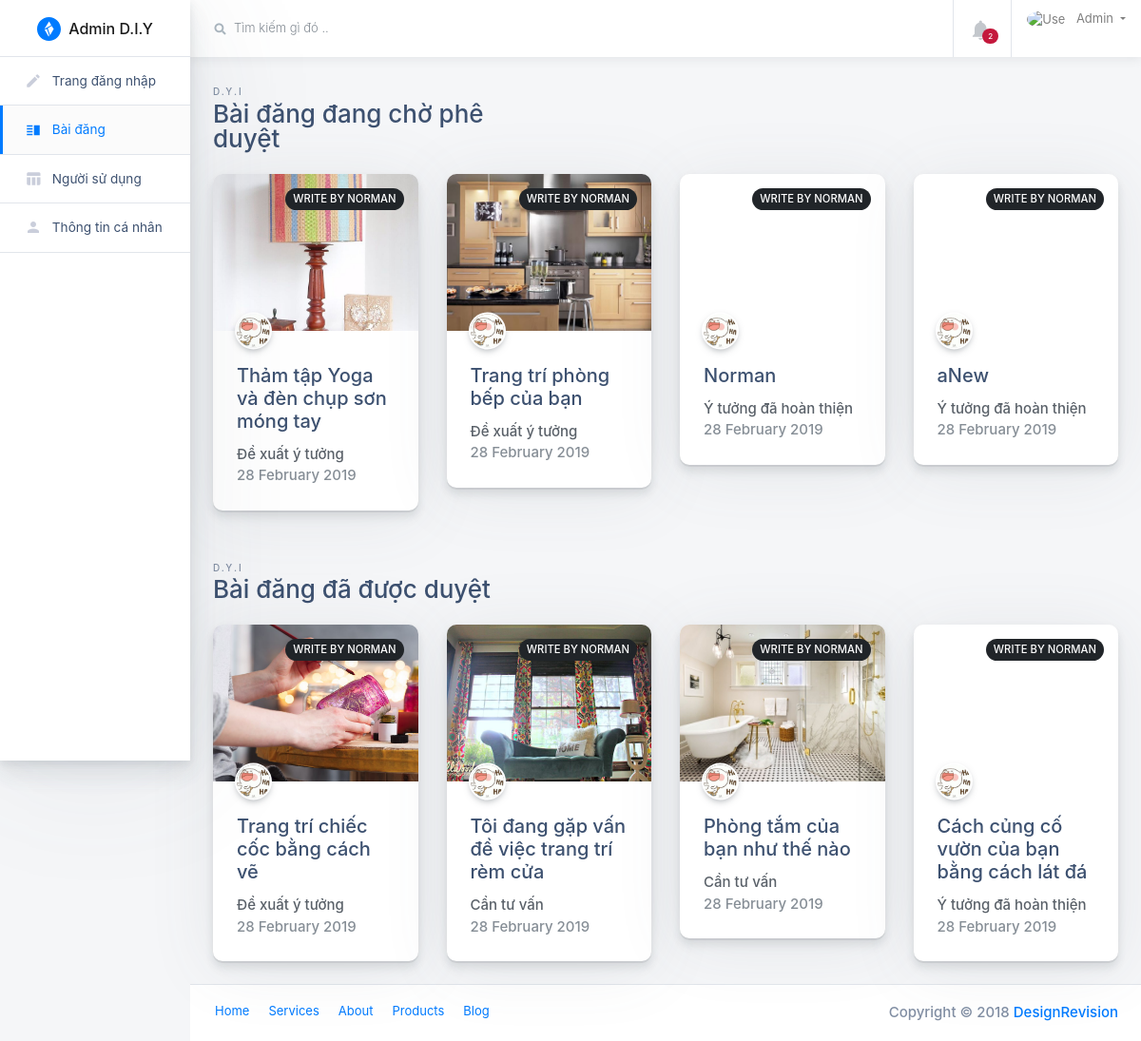
The page /src/Admin/components-blog-posts.php on the database its author committed.
### tables this page shows
CREATE TABLE `news` (
  `id` int(8) NOT NULL,
  `username` varchar(500) NOT NULL,
  `title` varchar(2000) NOT NULL,
  `category` varchar(200) NOT NULL,
  `status` varchar(2000) NOT NULL,
  `link_image` varchar(200) NOT NULL,
  `allowed` tinyint(1) NOT NULL,
  `content_post` longtext DEFAULT NULL,
  `material` int(8) NOT NULL,
  `cost` varchar(10) DEFAULT NULL,
  `time_do` varchar(200) NOT NULL,
  `chooseLevel` varchar(200) NOT NULL
);

### src/Admin/components-blog-posts.php (the view, shortened to what this page needs)
<?php
include "../../public/php/connect.php";
?>
<!doctype html>
<html class="no-js h-100" lang="en">
<head>
    <link href="https://use.fontawesome.com/releases/v5.0.6/css/all.css" rel="stylesheet">
    <link rel="stylesheet" href="https://stackpath.bootstrapcdn.com/bootstrap/4.1.3/css/bootstrap.min.css"
>
    <link rel="stylesheet" id="main-stylesheet" data-version="1.1.0" href="styles/shards-dashboards.1.1.0.min.css">
    <link rel="stylesheet" href="styles/extras.1.1.0.min.css">
	<link rel="stylesheet" href="button.css">
</head>
<body class="h-100">
<div class="container-fluid">
    <div class="row">
        <aside class="main-sidebar col-12 col-md-3 col-lg-2 px-0">
            <div class="main-navbar">
                <nav class="navbar align-items-stretch navbar-light bg-white flex-md-nowrap border-bottom p-0">
                    <a class="navbar-brand w-100 mr-0" href="#" style="line-height: 25px;">
                        <div class="d-table m-auto">
                            <img id="main-logo" class="d-inline-block align-top mr-1" style="max-width: 25px;"
                                 src="images/shards-dashboards-logo.svg" alt="Shards Dashboard">
                            <span class="d-none d-md-inline ml-1">Admin D.I.Y</span>
                        </div>
                    </a>
                </nav>
            </div>
            <div class="nav-wrapper">
                <ul class="nav flex-column">
                    <li class="nav-item">
                        <a class="nav-link" href="index.html">
                            <i class="material-icons">edit</i>
                            <span>Trang đăng nhập</span>
                        </a>
                    </li>
                    <li class="nav-item">
                        <a class="nav-link active " href="components-blog-posts.php">
                            <i class="material-icons">vertical_split</i>
                            <span>Bài đăng</span>
                        </a>
                    </li>
                    <li class="nav-item">
                        <a class="nav-link " href="tables.php">
                            <i class="material-icons">table_chart</i>
                            <span>Người sử dụng</span>
                        </a>
                    </li>
                    <li class="nav-item">
                        <a class="nav-link " href="user-profile-lite.html">
                            <i class="material-icons">person</i>
                            <span>Thông tin cá nhân</span>
                        </a>
                    </li>
                </ul>
            </div>
        </aside>
        <main class="main-content col-lg-10 col-md-9 col-sm-12 p-0 offset-lg-2 offset-md-3">
            <div class="main-navbar sticky-top bg-white">
                <nav class="navbar align-items-stretch navbar-light flex-md-nowrap p-0">
                    <form action="#" class="main-navbar__search w-100 d-none d-md-flex d-lg-flex">
                        <div class="input-group input-group-seamless ml-3">
                            <div class="input-group-prepend">
                                <div class="input-group-text">
                                    <i class="fas fa-search"></i>
                                </div>
                            </div>
                            <input class="navbar-search form-control" type="text" placeholder="Tìm kiếm gì đó .."
                                   aria-label="Search"></div>
                    </form>
                    <ul class="navbar-nav border-left flex-row ">
                        <li class="nav-item border-right dropdown notifications">
                            <a class="nav-link nav-link-icon text-center" href="#" role="button" id="dropdownMenuLink"
                               data-toggle="dropdown" aria-haspopup="true" aria-expanded="false">
                                <div class="nav-link-icon__wrapper">
                                    <i class="material-icons">&#xE7F4;</i>
                                    <span class="badge badge-pill badge-danger">2</span>
                                </div>
                            </a>
                        </li>
                        <li class="nav-item dropdown">
                            <a class="nav-link dropdown-toggle text-nowrap px-3" data-toggle="dropdown" href="#"
                               role="button" aria-haspopup="true" aria-expanded="false">
                                <img class="user-avatar rounded-circle mr-2" src="../../public/images/picture%20home%20login/icons8-google-home-64.png"
                                     alt="User Avatar">
                                <span class="d-none d-md-inline-block">Admin</span>
                            </a>
                        </li>
                    </ul>
                </nav>
            </div>
            <div class="main-content-container container-fluid px-4">
                <div class="page-header row no-gutters py-4">
                    <div class="col-12 col-sm-4 text-center text-sm-left mb-0">
                        <span class="text-uppercase page-subtitle">D.Y.I</span>
                        <h3 class="page-title">Bài đăng đang chờ phê duyệt</h3>
                    </div>
                </div>
                <div class="row">
                    <?php
                    $sql="SELECT * FROM `news` WHERE `allowed` = '0'";
                    $result = mysqli_query($conn,$sql);
                    while ($data = mysqli_fetch_array($result)){
                        echo '
                        <div class="col-lg-3 col-md-6 col-sm-12 mb-4" >
						<div class="mydivouter">
                        <div class="card card-small card-post card-post--1">
                            <div class="card-post__image"
                                 style="background-image: url(\'../../public/'.$data["link_image"].'")>
                                <a href="#" class="card-post__category badge badge-pill badge-dark">
                                <div>
                                       Write by '.$data["username"].'
                                </div>
                                </a>
                                <div class="card-post__author d-flex">
                                    <a href="#" class="card-post__author-avatar card-post__author-avatar--small"
                                       style="background-image: url(\'../../public/images/picture home login/tenor.gif\');"></a>
                                </div>
                            </div>
                            <div class="card-body">
                                <h5 class="card-title">
                                    <a class="text-fiord-blue" href="#">'.$data["title"].'</a>
                                </h5>
                                <div>
                                    '.$data["status"].'
                                </div>
                                <span class="text-muted">28 February 2019</span><br>
								<span><a href="../../public/php/accept_post.php?id='.$data["id"].'"><input type="button" class="mybuttonoverlap1 btn btn-primary" value="Accept"></a></span>
								<span><a href="../../public/php/delete_post.php?id='.$data["id"].'"><input type="button" class="mybuttonoverlap2 btn btn-danger" value="Delete"></a></span>
                            </div>
							</div>
                        </div>
                    </div>
                        ';
                    }
                    ?>
                </div>
                <div class="page-header row no-gutters py-4">
                    <div class="col-12 col-sm-4 text-center text-sm-left mb-0">
                        <span class="text-uppercase page-subtitle">D.Y.I</span>
                        <h3 class="page-title">Bài đăng đã được duyệt</h3>
                    </div>
                </div>
                <div class="row">
                    <?php
                    $sql="SELECT * FROM `news` WHERE `allowed` = '1'";
                    $result = mysqli_query($conn,$sql);
                    while ($data = mysqli_fetch_array($result)){
                        echo '
                        <div class="col-lg-3 col-md-6 col-sm-12 mb-4" >
						<div class="mydivouter">
                        <div class="card card-small card-post card-post--1">
                            <div class="card-post__image"
                                 style="background-image: url(\'../../public/'.$data["link_image"].'")>
                                <a href="#" class="card-post__category badge badge-pill badge-dark">
                                <div>
                                       Write by '.$data["username"].'
                                </div>
                                </a>
                                <div class="card-post__author d-flex">
                                    <a href="#" class="card-post__author-avatar card-post__author-avatar--small"
                                       style="background-image: url(\'../../public/images/picture home login/tenor.gif\');"></a>
                                </div>
                            </div>
                            <div class="card-body">
                                <h5 class="card-title">
                                    <a class="text-fiord-blue" href="#">'.$data["title"].'</a>
                                </h5>
                                <div>
                                    '.$data["status"].'
                                </div>
                                <span class="text-muted">28 February 2019</span><br>
								<span><a href="../../public/php/delete_post.php?id='.$data["id"].'"><input type="button" class="mybuttonoverlap3 btn btn-danger" value="Delete"></a></span>
                            </div>
							</div>
                        </div>
                    </div>
                        ';
                    }
                    ?>
                </div>
            </div>
            <footer class="main-footer d-flex p-2 px-3 bg-white border-top">
                <ul class="nav">
                    <li class="nav-item">
                        <a class="nav-link" href="#">Home</a>
                    </li>
                    <li class="nav-item">
                        <a class="nav-link" href="#">Services</a>
                    </li>
                    <li class="nav-item">
                        <a class="nav-link" href="#">About</a>
                    </li>
                    <li class="nav-item">
                        <a class="nav-link" href="#">Products</a>
                    </li>
                    <li class="nav-item">
                        <a class="nav-link" href="#">Blog</a>
                    </li>
                </ul>
                <span class="copyright ml-auto my-auto mr-2">Copyright © 2018
              <a href="https://designrevision.com" rel="nofollow">DesignRevision</a>
            </span>
            </footer>
        </main>
    </div>
</div>
</body>
</html>

### src/Admin/button.css (style rules this page uses)
.mydivouter { position: relative; }

### rows shown on the page
news: link_image (picture), username "NORMAN", title "Thảm tập Yoga và đèn chụp sơn móng tay", status "Đề xuất ý tưởng"
news: link_image (picture), username "NORMAN", title "Trang trí phòng bếp của bạn", status "Đề xuất ý tưởng"
news: username "NORMAN", title "Norman", status "Ý tưởng đã hoàn thiện"
news: username "NORMAN", title "aNew", status "Ý tưởng đã hoàn thiện"
news: link_image (picture), username "NORMAN", title "Trang trí chiếc cốc bằng cách vẽ", status "Đề xuất ý tưởng"
news: link_image (picture), username "NORMAN", title "Tôi đang gặp vấn đề việc trang trí rèm cửa", status "Cần tư vấn"
news: link_image (picture), username "NORMAN", title "Phòng tắm của bạn như thế nào", status "Cần tư vấn"
news: username "NORMAN", title "Cách củng cố vườn của bạn bằng cách lát đá", status "Ý tưởng đã hoàn thiện"
